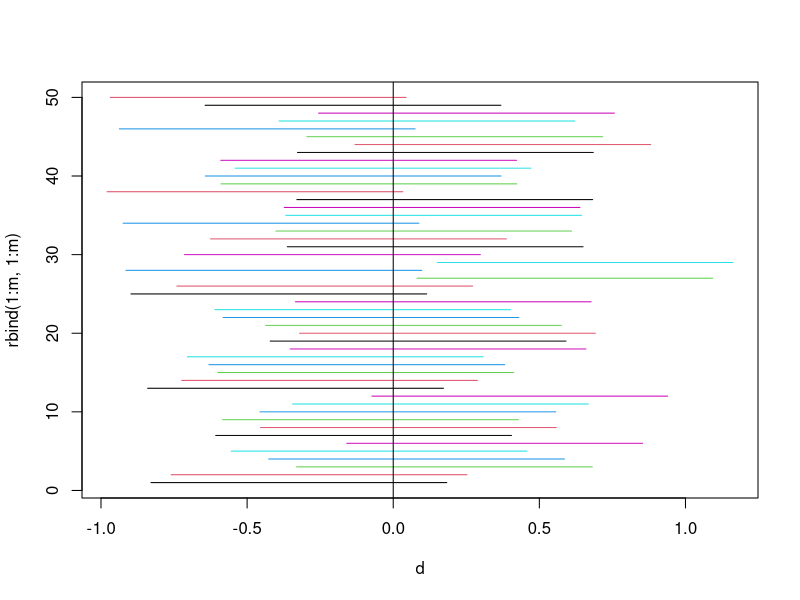

Generate this figure with R:

m <- 50; mu <- 0; sigma <- 1; n <- 15

z.int <- function(mu, sigma, n, alpha = 0.05) {
  sample <- rnorm(n, mean=mu, sd=sigma)
  sem <- sigma/sqrt(n)
  E <- qnorm(1-alpha/2)*sem
  xbar <- mean(sample)
  xbar + c(-E, E)
}

d <- matrix(nrow=2, ncol=m)
for(i in 1:m) {
  d[,i] <- z.int(mu, sigma, n)
}

matplot(d, rbind(1:m, 1:m), type='l', lty=1)
abline(v=mu)